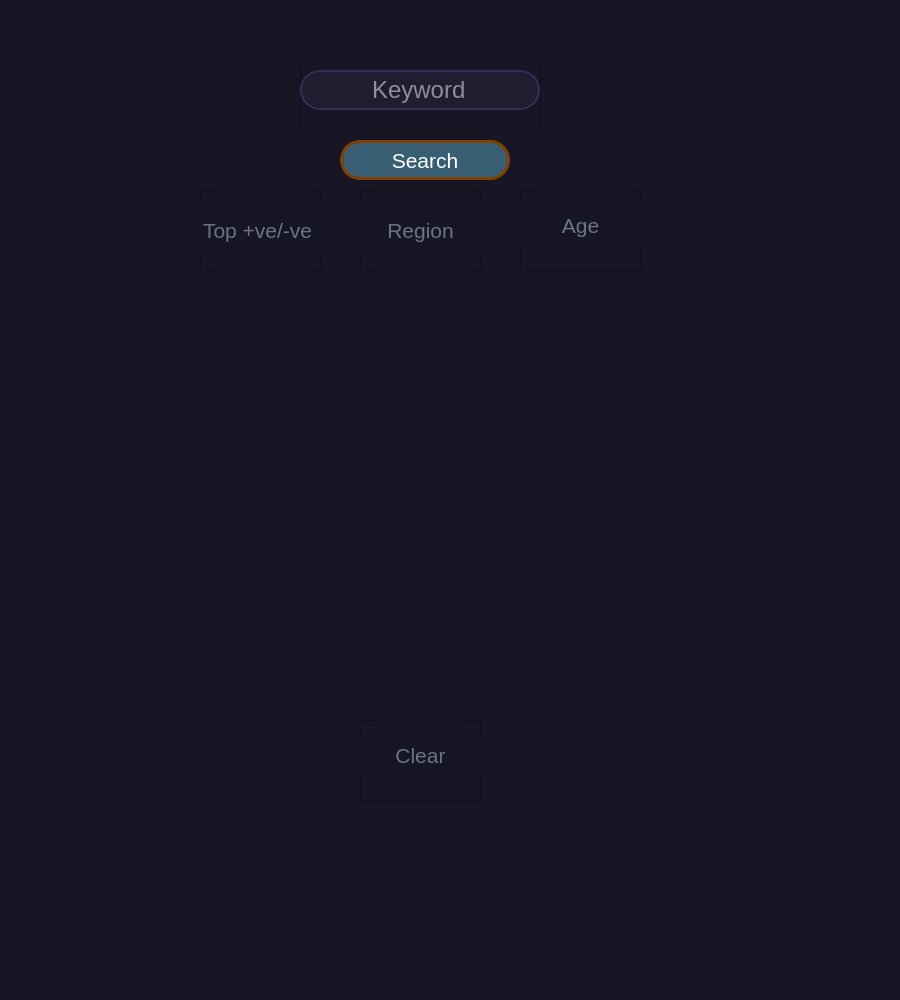
<?xml version="1.0" encoding="UTF-8"?>
<ui version="4.0">
 <class>MainWindow</class>
 <widget class="QMainWindow" name="MainWindow">
  <property name="geometry">
   <rect>
    <x>0</x>
    <y>0</y>
    <width>900</width>
    <height>1000</height>
   </rect>
  </property>
  <property name="font">
   <font>
    <family>Microsoft YaHei UI Light</family>
    <pointsize>16</pointsize>
   </font>
  </property>
  <property name="windowTitle">
   <string>MainWindow</string>
  </property>
  <property name="windowIcon">
   <iconset>
    <normaloff>../Simple_PySide_Base/icons/16x16/cil-magnifying-glass.png</normaloff>../Simple_PySide_Base/icons/16x16/cil-magnifying-glass.png</iconset>
  </property>
  <property name="styleSheet">
   <string notr="true">background-color: rgb(22, 22, 37);
</string>
  </property>
  <widget class="QWidget" name="centralwidget">
   <widget class="QFrame" name="frame">
    <property name="geometry">
     <rect>
      <x>300</x>
      <y>60</y>
      <width>241</width>
      <height>71</height>
     </rect>
    </property>
    <property name="frameShape">
     <enum>QFrame::StyledPanel</enum>
    </property>
    <property name="frameShadow">
     <enum>QFrame::Raised</enum>
    </property>
    <widget class="QLineEdit" name="Keyword_box">
     <property name="geometry">
      <rect>
       <x>0</x>
       <y>10</y>
       <width>240</width>
       <height>40</height>
      </rect>
     </property>
     <property name="minimumSize">
      <size>
       <width>240</width>
       <height>40</height>
      </size>
     </property>
     <property name="maximumSize">
      <size>
       <width>240</width>
       <height>40</height>
      </size>
     </property>
     <property name="font">
      <font>
       <pointsize>18</pointsize>
      </font>
     </property>
     <property name="styleSheet">
      <string notr="true">QLineEdit
{
	border: 2px solid rgb(48, 48, 81);
	border-radius:20px;
	color :#FFF;
	padding-left: 68px;
	padding-right: 20px;
	background-color: rgb(30, 30, 48);
}
QLineEdit:hover{
	border: 2px solid rgb(138, 102, 64);
}
QLineEdit:focus{
	border:2px solid rgb(85, 150, 270);
	background-color: rgb(43, 45, 56);
}</string>
     </property>
     <property name="text">
      <string/>
     </property>
     <property name="alignment">
      <set>Qt::AlignJustify|Qt::AlignVCenter</set>
     </property>
     <property name="placeholderText">
      <string>Keyword</string>
     </property>
    </widget>
   </widget>
   <widget class="QFrame" name="frame_2">
    <property name="geometry">
     <rect>
      <x>200</x>
      <y>190</y>
      <width>121</width>
      <height>81</height>
     </rect>
    </property>
    <property name="frameShape">
     <enum>QFrame::StyledPanel</enum>
    </property>
    <property name="frameShadow">
     <enum>QFrame::Raised</enum>
    </property>
    <widget class="QPushButton" name="pushButton">
     <property name="geometry">
      <rect>
       <x>0</x>
       <y>0</y>
       <width>121</width>
       <height>81</height>
      </rect>
     </property>
     <property name="font">
      <font>
       <pointsize>16</pointsize>
      </font>
     </property>
     <property name="styleSheet">
      <string notr="true">QPushButton{
	border-color: rgb(85, 0, 0);
	background-color:rgb(22, 22, 37);
	border:none;
	border-radius:20px;
	color: rgb(108,117,125);

}
QPushButton:hover{
	background-color:rgb(40,41,58);
	border:none;
	color:rgb(108,117,125);
}
QPushButton:pressed{

	color:rgb(76,117,242);
	background-color:rgb(30,30,48);
}</string>
     </property>
     <property name="text">
      <string>Top +ve/-ve </string>
     </property>
    </widget>
   </widget>
   <widget class="QGraphicsView" name="graphicsView">
    <property name="geometry">
     <rect>
      <x>130</x>
      <y>280</y>
      <width>591</width>
      <height>411</height>
     </rect>
    </property>
    <property name="styleSheet">
     <string notr="true">border-radius:20px;
background-color=rgb(255, 255, 255);</string>
    </property>
   </widget>
   <widget class="QFrame" name="frame_3">
    <property name="geometry">
     <rect>
      <x>360</x>
      <y>190</y>
      <width>121</width>
      <height>81</height>
     </rect>
    </property>
    <property name="frameShape">
     <enum>QFrame::StyledPanel</enum>
    </property>
    <property name="frameShadow">
     <enum>QFrame::Raised</enum>
    </property>
    <widget class="QPushButton" name="pushButton_2">
     <property name="geometry">
      <rect>
       <x>0</x>
       <y>0</y>
       <width>121</width>
       <height>81</height>
      </rect>
     </property>
     <property name="font">
      <font>
       <pointsize>16</pointsize>
      </font>
     </property>
     <property name="styleSheet">
      <string notr="true">QPushButton{
	border-color: rgb(85, 0, 0);
	background-color:rgb(22, 22, 37);
	border:none;
	border-radius:20px;
	color: rgb(108,117,125);

}
QPushButton:hover{
	background-color:rgb(40,41,58);
	border:none;
	color:rgb(108,117,125);
}
QPushButton:pressed{

	color:rgb(76,117,242);
	background-color:rgb(30,30,48);
}</string>
     </property>
     <property name="text">
      <string>Region</string>
     </property>
    </widget>
   </widget>
   <widget class="QFrame" name="frame_4">
    <property name="geometry">
     <rect>
      <x>520</x>
      <y>190</y>
      <width>121</width>
      <height>81</height>
     </rect>
    </property>
    <property name="frameShape">
     <enum>QFrame::StyledPanel</enum>
    </property>
    <property name="frameShadow">
     <enum>QFrame::Raised</enum>
    </property>
    <widget class="QPushButton" name="pushButton_3">
     <property name="geometry">
      <rect>
       <x>0</x>
       <y>0</y>
       <width>121</width>
       <height>71</height>
      </rect>
     </property>
     <property name="font">
      <font>
       <pointsize>16</pointsize>
      </font>
     </property>
     <property name="styleSheet">
      <string notr="true">QPushButton{
	border-color: rgb(85, 0, 0);
	background-color:rgb(22, 22, 37);
	border:none;
	border-radius:20px;
	color: rgb(108,117,125);

}
QPushButton:hover{
	background-color:rgb(40,41,58);
	border:none;
	color:rgb(108,117,125);
}
QPushButton:pressed{

	color:rgb(76,117,242);
	background-color:rgb(30,30,48);
}</string>
     </property>
     <property name="text">
      <string>Age</string>
     </property>
    </widget>
   </widget>
   <widget class="QPushButton" name="Search_button">
    <property name="geometry">
     <rect>
      <x>340</x>
      <y>140</y>
      <width>170</width>
      <height>40</height>
     </rect>
    </property>
    <property name="font">
     <font>
      <family>Microsoft JhengHei UI</family>
      <pointsize>16</pointsize>
     </font>
    </property>
    <property name="styleSheet">
     <string notr="true">QPushButton{
	border-color: rgb(85, 0, 0);
	background-color:rgb(55, 94, 115);
	border:rgb(32, 32, 47);
	border-radius:20px;
	color: rgb(255, 255, 255);
	border-left:3px solid rgb(130, 65, 0);
	border-right:3px solid rgb(130, 65, 0);
	border-bottom:3px solid rgb(130, 65, 0);
	border-top:3px solid rgb(130, 65, 0);
}
QPushButton:hover{
	background-color:rgb(138, 79, 149);
	border:rgb(19, 73, 106);
	border-left:1px solid rgb(30, 30, 48);
	border-right:1px solid rgb(30, 30, 48);
	border-bottom:1px solid rgb(30, 30, 48);
}

QPushButton:pressed{
	background-color:rgb(99, 37, 242);
	border-left:1px solid rgb(30, 30, 48);
	border-right:1px solid rgb(30, 30, 48);
	border-bottom:none;
}</string>
    </property>
    <property name="text">
     <string>Search</string>
    </property>
    <property name="icon">
     <iconset>
      <normaloff>../Simple_PySide_Base/icons/16x16/cil-magnifying-glass.png</normaloff>
      <selectedoff>../Simple_PySide_Base/icons/16x16/cil-reload.png</selectedoff>
      <selectedon>../Simple_PySide_Base/icons/16x16/cil-magnifying-glass.png</selectedon>../Simple_PySide_Base/icons/16x16/cil-magnifying-glass.png</iconset>
    </property>
    <property name="autoDefault">
     <bool>false</bool>
    </property>
    <property name="default">
     <bool>false</bool>
    </property>
   </widget>
   <widget class="QFrame" name="frame_5">
    <property name="geometry">
     <rect>
      <x>360</x>
      <y>720</y>
      <width>121</width>
      <height>81</height>
     </rect>
    </property>
    <property name="frameShape">
     <enum>QFrame::StyledPanel</enum>
    </property>
    <property name="frameShadow">
     <enum>QFrame::Raised</enum>
    </property>
    <widget class="QPushButton" name="pushButton_4">
     <property name="geometry">
      <rect>
       <x>0</x>
       <y>0</y>
       <width>121</width>
       <height>71</height>
      </rect>
     </property>
     <property name="font">
      <font>
       <pointsize>16</pointsize>
      </font>
     </property>
     <property name="styleSheet">
      <string notr="true">QPushButton{
	border-color: rgb(85, 0, 0);
	background-color:rgb(22, 22, 37);
	border:none;
	border-radius:20px;
	color: rgb(108,117,125);

}
QPushButton:hover{
	background-color:rgb(40,41,58);
	border:none;
	color:rgb(108,117,125);
}
QPushButton:pressed{

	color:rgb(76,117,242);
	background-color:rgb(30,30,48);
}</string>
     </property>
     <property name="text">
      <string>Clear</string>
     </property>
    </widget>
   </widget>
  </widget>
  <widget class="QMenuBar" name="menubar">
   <property name="geometry">
    <rect>
     <x>0</x>
     <y>0</y>
     <width>900</width>
     <height>21</height>
    </rect>
   </property>
  </widget>
  <widget class="QStatusBar" name="statusbar"/>
 </widget>
 <resources/>
 <connections/>
</ui>
